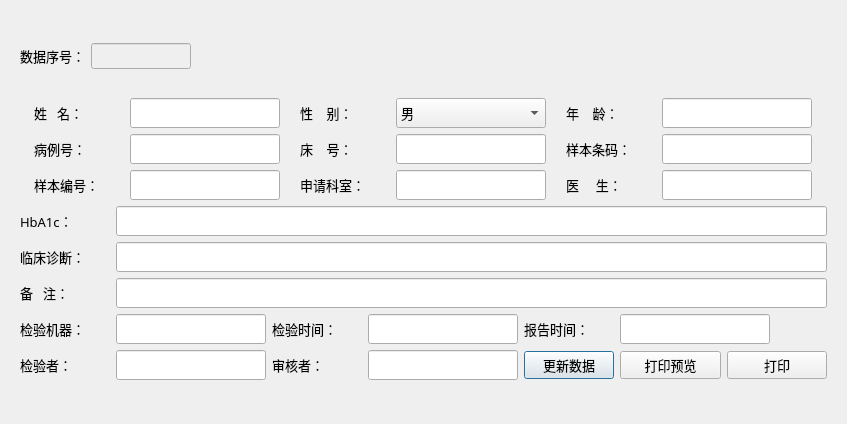
<?xml version="1.0" encoding="UTF-8"?>
<ui version="4.0">
 <class>editDataDialog</class>
 <widget class="QDialog" name="editDataDialog">
  <property name="geometry">
   <rect>
    <x>0</x>
    <y>0</y>
    <width>847</width>
    <height>424</height>
   </rect>
  </property>
  <property name="windowTitle">
   <string>Dialog</string>
  </property>
  <layout class="QGridLayout" name="gridLayout_7">
   <item row="0" column="0">
    <widget class="QWidget" name="widget" native="true">
     <layout class="QGridLayout" name="gridLayout_6">
      <item row="0" column="0">
       <widget class="QLabel" name="label_7">
        <property name="font">
         <font>
          <family>微软雅黑</family>
          <pointsize>10</pointsize>
         </font>
        </property>
        <property name="text">
         <string>数据序号：</string>
        </property>
       </widget>
      </item>
      <item row="0" column="1">
       <widget class="QLineEdit" name="lineEdit0">
        <property name="enabled">
         <bool>false</bool>
        </property>
        <property name="maximumSize">
         <size>
          <width>100</width>
          <height>16777215</height>
         </size>
        </property>
        <property name="font">
         <font>
          <family>微软雅黑</family>
          <pointsize>10</pointsize>
         </font>
        </property>
       </widget>
      </item>
      <item row="0" column="2">
       <spacer name="horizontalSpacer">
        <property name="orientation">
         <enum>Qt::Horizontal</enum>
        </property>
        <property name="sizeHint" stdset="0">
         <size>
          <width>601</width>
          <height>20</height>
         </size>
        </property>
       </spacer>
      </item>
      <item row="1" column="0" colspan="3">
       <layout class="QGridLayout" name="gridLayout_2">
        <item row="5" column="4">
         <widget class="QPushButton" name="btnUpdata">
          <property name="font">
           <font>
            <family>微软雅黑</family>
            <pointsize>10</pointsize>
           </font>
          </property>
          <property name="text">
           <string>更新数据</string>
          </property>
         </widget>
        </item>
        <item row="4" column="2">
         <widget class="QLabel" name="label_9">
          <property name="sizePolicy">
           <sizepolicy hsizetype="Fixed" vsizetype="Fixed">
            <horstretch>0</horstretch>
            <verstretch>0</verstretch>
           </sizepolicy>
          </property>
          <property name="minimumSize">
           <size>
            <width>90</width>
            <height>30</height>
           </size>
          </property>
          <property name="font">
           <font>
            <family>微软雅黑</family>
            <pointsize>10</pointsize>
           </font>
          </property>
          <property name="text">
           <string>检验时间：</string>
          </property>
         </widget>
        </item>
        <item row="1" column="1" colspan="6">
         <widget class="QLineEdit" name="lineEdit17">
          <property name="minimumSize">
           <size>
            <width>0</width>
            <height>30</height>
           </size>
          </property>
          <property name="font">
           <font>
            <family>微软雅黑</family>
            <pointsize>10</pointsize>
           </font>
          </property>
         </widget>
        </item>
        <item row="2" column="0">
         <widget class="QLabel" name="label_14">
          <property name="sizePolicy">
           <sizepolicy hsizetype="Fixed" vsizetype="Fixed">
            <horstretch>0</horstretch>
            <verstretch>0</verstretch>
           </sizepolicy>
          </property>
          <property name="minimumSize">
           <size>
            <width>90</width>
            <height>30</height>
           </size>
          </property>
          <property name="font">
           <font>
            <family>微软雅黑</family>
            <pointsize>10</pointsize>
           </font>
          </property>
          <property name="text">
           <string>临床诊断：</string>
          </property>
         </widget>
        </item>
        <item row="5" column="5">
         <widget class="QPushButton" name="btnPreview">
          <property name="font">
           <font>
            <family>微软雅黑</family>
            <pointsize>10</pointsize>
           </font>
          </property>
          <property name="text">
           <string>打印预览</string>
          </property>
         </widget>
        </item>
        <item row="4" column="0">
         <widget class="QLabel" name="label_8">
          <property name="sizePolicy">
           <sizepolicy hsizetype="Fixed" vsizetype="Fixed">
            <horstretch>0</horstretch>
            <verstretch>0</verstretch>
           </sizepolicy>
          </property>
          <property name="minimumSize">
           <size>
            <width>90</width>
            <height>30</height>
           </size>
          </property>
          <property name="font">
           <font>
            <family>微软雅黑</family>
            <pointsize>10</pointsize>
           </font>
          </property>
          <property name="text">
           <string>检验机器：</string>
          </property>
         </widget>
        </item>
        <item row="4" column="3">
         <widget class="QLineEdit" name="lineEdit13">
          <property name="enabled">
           <bool>true</bool>
          </property>
          <property name="sizePolicy">
           <sizepolicy hsizetype="Fixed" vsizetype="Fixed">
            <horstretch>0</horstretch>
            <verstretch>0</verstretch>
           </sizepolicy>
          </property>
          <property name="minimumSize">
           <size>
            <width>150</width>
            <height>30</height>
           </size>
          </property>
          <property name="font">
           <font>
            <family>微软雅黑</family>
            <pointsize>10</pointsize>
           </font>
          </property>
         </widget>
        </item>
        <item row="5" column="3">
         <widget class="QLineEdit" name="lineEdit16">
          <property name="sizePolicy">
           <sizepolicy hsizetype="Fixed" vsizetype="Fixed">
            <horstretch>0</horstretch>
            <verstretch>0</verstretch>
           </sizepolicy>
          </property>
          <property name="minimumSize">
           <size>
            <width>150</width>
            <height>30</height>
           </size>
          </property>
          <property name="font">
           <font>
            <family>微软雅黑</family>
            <pointsize>10</pointsize>
           </font>
          </property>
         </widget>
        </item>
        <item row="1" column="0">
         <widget class="QLabel" name="label_19">
          <property name="sizePolicy">
           <sizepolicy hsizetype="Fixed" vsizetype="Fixed">
            <horstretch>0</horstretch>
            <verstretch>0</verstretch>
           </sizepolicy>
          </property>
          <property name="minimumSize">
           <size>
            <width>90</width>
            <height>30</height>
           </size>
          </property>
          <property name="font">
           <font>
            <family>微软雅黑</family>
            <pointsize>10</pointsize>
           </font>
          </property>
          <property name="text">
           <string>HbA1c：</string>
          </property>
         </widget>
        </item>
        <item row="0" column="0" colspan="7">
         <layout class="QGridLayout" name="gridLayout_5">
          <item row="0" column="0">
           <layout class="QGridLayout" name="gridLayout">
            <item row="0" column="0">
             <widget class="QLabel" name="label_1">
              <property name="sizePolicy">
               <sizepolicy hsizetype="Fixed" vsizetype="Fixed">
                <horstretch>0</horstretch>
                <verstretch>0</verstretch>
               </sizepolicy>
              </property>
              <property name="minimumSize">
               <size>
                <width>90</width>
                <height>30</height>
               </size>
              </property>
              <property name="font">
               <font>
                <family>微软雅黑</family>
                <pointsize>10</pointsize>
               </font>
              </property>
              <property name="text">
               <string>姓   名：</string>
              </property>
             </widget>
            </item>
            <item row="0" column="1">
             <widget class="QLineEdit" name="lineEdit1">
              <property name="sizePolicy">
               <sizepolicy hsizetype="Fixed" vsizetype="Fixed">
                <horstretch>0</horstretch>
                <verstretch>0</verstretch>
               </sizepolicy>
              </property>
              <property name="minimumSize">
               <size>
                <width>150</width>
                <height>30</height>
               </size>
              </property>
              <property name="font">
               <font>
                <family>微软雅黑</family>
                <pointsize>10</pointsize>
               </font>
              </property>
             </widget>
            </item>
            <item row="1" column="0">
             <widget class="QLabel" name="label_12">
              <property name="sizePolicy">
               <sizepolicy hsizetype="Fixed" vsizetype="Fixed">
                <horstretch>0</horstretch>
                <verstretch>0</verstretch>
               </sizepolicy>
              </property>
              <property name="minimumSize">
               <size>
                <width>90</width>
                <height>30</height>
               </size>
              </property>
              <property name="font">
               <font>
                <family>微软雅黑</family>
                <pointsize>10</pointsize>
               </font>
              </property>
              <property name="text">
               <string>病例号：</string>
              </property>
             </widget>
            </item>
            <item row="1" column="1">
             <widget class="QLineEdit" name="lineEdit4">
              <property name="sizePolicy">
               <sizepolicy hsizetype="Fixed" vsizetype="Fixed">
                <horstretch>0</horstretch>
                <verstretch>0</verstretch>
               </sizepolicy>
              </property>
              <property name="minimumSize">
               <size>
                <width>150</width>
                <height>30</height>
               </size>
              </property>
              <property name="font">
               <font>
                <family>微软雅黑</family>
                <pointsize>10</pointsize>
               </font>
              </property>
             </widget>
            </item>
            <item row="2" column="0">
             <widget class="QLabel" name="label_5">
              <property name="sizePolicy">
               <sizepolicy hsizetype="Fixed" vsizetype="Fixed">
                <horstretch>0</horstretch>
                <verstretch>0</verstretch>
               </sizepolicy>
              </property>
              <property name="minimumSize">
               <size>
                <width>90</width>
                <height>30</height>
               </size>
              </property>
              <property name="font">
               <font>
                <family>微软雅黑</family>
                <pointsize>10</pointsize>
               </font>
              </property>
              <property name="text">
               <string>样本编号：</string>
              </property>
             </widget>
            </item>
            <item row="2" column="1">
             <widget class="QLineEdit" name="lineEdit7">
              <property name="sizePolicy">
               <sizepolicy hsizetype="Fixed" vsizetype="Fixed">
                <horstretch>0</horstretch>
                <verstretch>0</verstretch>
               </sizepolicy>
              </property>
              <property name="minimumSize">
               <size>
                <width>150</width>
                <height>30</height>
               </size>
              </property>
              <property name="font">
               <font>
                <family>微软雅黑</family>
                <pointsize>10</pointsize>
               </font>
              </property>
             </widget>
            </item>
           </layout>
          </item>
          <item row="0" column="1">
           <layout class="QGridLayout" name="gridLayout_3">
            <item row="0" column="0">
             <widget class="QLabel" name="label_3">
              <property name="sizePolicy">
               <sizepolicy hsizetype="Fixed" vsizetype="Fixed">
                <horstretch>0</horstretch>
                <verstretch>0</verstretch>
               </sizepolicy>
              </property>
              <property name="minimumSize">
               <size>
                <width>90</width>
                <height>30</height>
               </size>
              </property>
              <property name="font">
               <font>
                <family>微软雅黑</family>
                <pointsize>10</pointsize>
               </font>
              </property>
              <property name="text">
               <string>性    别：</string>
              </property>
             </widget>
            </item>
            <item row="0" column="1">
             <widget class="QComboBox" name="comboBox2">
              <property name="sizePolicy">
               <sizepolicy hsizetype="Fixed" vsizetype="Fixed">
                <horstretch>0</horstretch>
                <verstretch>0</verstretch>
               </sizepolicy>
              </property>
              <property name="minimumSize">
               <size>
                <width>150</width>
                <height>30</height>
               </size>
              </property>
              <property name="font">
               <font>
                <family>微软雅黑</family>
                <pointsize>10</pointsize>
               </font>
              </property>
              <item>
               <property name="text">
                <string>男</string>
               </property>
              </item>
              <item>
               <property name="text">
                <string>女</string>
               </property>
              </item>
             </widget>
            </item>
            <item row="1" column="0">
             <widget class="QLabel" name="label_13">
              <property name="sizePolicy">
               <sizepolicy hsizetype="Fixed" vsizetype="Fixed">
                <horstretch>0</horstretch>
                <verstretch>0</verstretch>
               </sizepolicy>
              </property>
              <property name="minimumSize">
               <size>
                <width>90</width>
                <height>30</height>
               </size>
              </property>
              <property name="font">
               <font>
                <family>微软雅黑</family>
                <pointsize>10</pointsize>
               </font>
              </property>
              <property name="text">
               <string>床    号：</string>
              </property>
             </widget>
            </item>
            <item row="1" column="1">
             <widget class="QLineEdit" name="lineEdit5">
              <property name="sizePolicy">
               <sizepolicy hsizetype="Fixed" vsizetype="Fixed">
                <horstretch>0</horstretch>
                <verstretch>0</verstretch>
               </sizepolicy>
              </property>
              <property name="minimumSize">
               <size>
                <width>150</width>
                <height>30</height>
               </size>
              </property>
              <property name="font">
               <font>
                <family>微软雅黑</family>
                <pointsize>10</pointsize>
               </font>
              </property>
             </widget>
            </item>
            <item row="2" column="0">
             <widget class="QLabel" name="label_6">
              <property name="sizePolicy">
               <sizepolicy hsizetype="Fixed" vsizetype="Fixed">
                <horstretch>0</horstretch>
                <verstretch>0</verstretch>
               </sizepolicy>
              </property>
              <property name="minimumSize">
               <size>
                <width>90</width>
                <height>30</height>
               </size>
              </property>
              <property name="font">
               <font>
                <family>微软雅黑</family>
                <pointsize>10</pointsize>
               </font>
              </property>
              <property name="text">
               <string>申请科室：</string>
              </property>
             </widget>
            </item>
            <item row="2" column="1">
             <widget class="QLineEdit" name="lineEdit8">
              <property name="sizePolicy">
               <sizepolicy hsizetype="Fixed" vsizetype="Fixed">
                <horstretch>0</horstretch>
                <verstretch>0</verstretch>
               </sizepolicy>
              </property>
              <property name="minimumSize">
               <size>
                <width>150</width>
                <height>30</height>
               </size>
              </property>
              <property name="font">
               <font>
                <family>微软雅黑</family>
                <pointsize>10</pointsize>
               </font>
              </property>
             </widget>
            </item>
           </layout>
          </item>
          <item row="0" column="2">
           <layout class="QGridLayout" name="gridLayout_4">
            <item row="0" column="0">
             <widget class="QLabel" name="label_4">
              <property name="sizePolicy">
               <sizepolicy hsizetype="Fixed" vsizetype="Fixed">
                <horstretch>0</horstretch>
                <verstretch>0</verstretch>
               </sizepolicy>
              </property>
              <property name="minimumSize">
               <size>
                <width>90</width>
                <height>30</height>
               </size>
              </property>
              <property name="font">
               <font>
                <family>微软雅黑</family>
                <pointsize>10</pointsize>
               </font>
              </property>
              <property name="text">
               <string>年    龄：</string>
              </property>
             </widget>
            </item>
            <item row="0" column="1">
             <widget class="QLineEdit" name="lineEdit3">
              <property name="sizePolicy">
               <sizepolicy hsizetype="Fixed" vsizetype="Fixed">
                <horstretch>0</horstretch>
                <verstretch>0</verstretch>
               </sizepolicy>
              </property>
              <property name="minimumSize">
               <size>
                <width>150</width>
                <height>30</height>
               </size>
              </property>
              <property name="font">
               <font>
                <family>微软雅黑</family>
                <pointsize>10</pointsize>
               </font>
              </property>
             </widget>
            </item>
            <item row="1" column="0">
             <widget class="QLabel" name="label_16">
              <property name="sizePolicy">
               <sizepolicy hsizetype="Fixed" vsizetype="Fixed">
                <horstretch>0</horstretch>
                <verstretch>0</verstretch>
               </sizepolicy>
              </property>
              <property name="minimumSize">
               <size>
                <width>90</width>
                <height>30</height>
               </size>
              </property>
              <property name="font">
               <font>
                <family>微软雅黑</family>
                <pointsize>10</pointsize>
               </font>
              </property>
              <property name="text">
               <string>样本条码：</string>
              </property>
             </widget>
            </item>
            <item row="1" column="1">
             <widget class="QLineEdit" name="lineEdit6">
              <property name="sizePolicy">
               <sizepolicy hsizetype="Fixed" vsizetype="Fixed">
                <horstretch>0</horstretch>
                <verstretch>0</verstretch>
               </sizepolicy>
              </property>
              <property name="minimumSize">
               <size>
                <width>150</width>
                <height>30</height>
               </size>
              </property>
              <property name="font">
               <font>
                <family>微软雅黑</family>
                <pointsize>10</pointsize>
               </font>
              </property>
             </widget>
            </item>
            <item row="2" column="0">
             <widget class="QLabel" name="label_11">
              <property name="sizePolicy">
               <sizepolicy hsizetype="Fixed" vsizetype="Fixed">
                <horstretch>0</horstretch>
                <verstretch>0</verstretch>
               </sizepolicy>
              </property>
              <property name="minimumSize">
               <size>
                <width>90</width>
                <height>30</height>
               </size>
              </property>
              <property name="font">
               <font>
                <family>微软雅黑</family>
                <pointsize>10</pointsize>
               </font>
              </property>
              <property name="text">
               <string>医     生：</string>
              </property>
             </widget>
            </item>
            <item row="2" column="1">
             <widget class="QLineEdit" name="lineEdit9">
              <property name="sizePolicy">
               <sizepolicy hsizetype="Fixed" vsizetype="Fixed">
                <horstretch>0</horstretch>
                <verstretch>0</verstretch>
               </sizepolicy>
              </property>
              <property name="minimumSize">
               <size>
                <width>150</width>
                <height>30</height>
               </size>
              </property>
              <property name="font">
               <font>
                <family>微软雅黑</family>
                <pointsize>10</pointsize>
               </font>
              </property>
             </widget>
            </item>
           </layout>
          </item>
         </layout>
        </item>
        <item row="5" column="1">
         <widget class="QLineEdit" name="lineEdit15">
          <property name="sizePolicy">
           <sizepolicy hsizetype="Fixed" vsizetype="Fixed">
            <horstretch>0</horstretch>
            <verstretch>0</verstretch>
           </sizepolicy>
          </property>
          <property name="minimumSize">
           <size>
            <width>150</width>
            <height>30</height>
           </size>
          </property>
          <property name="font">
           <font>
            <family>微软雅黑</family>
            <pointsize>10</pointsize>
           </font>
          </property>
         </widget>
        </item>
        <item row="4" column="4">
         <widget class="QLabel" name="label_10">
          <property name="sizePolicy">
           <sizepolicy hsizetype="Fixed" vsizetype="Fixed">
            <horstretch>0</horstretch>
            <verstretch>0</verstretch>
           </sizepolicy>
          </property>
          <property name="minimumSize">
           <size>
            <width>90</width>
            <height>30</height>
           </size>
          </property>
          <property name="font">
           <font>
            <family>微软雅黑</family>
            <pointsize>10</pointsize>
           </font>
          </property>
          <property name="text">
           <string>报告时间：</string>
          </property>
         </widget>
        </item>
        <item row="5" column="6">
         <widget class="QPushButton" name="btnPrint">
          <property name="font">
           <font>
            <family>微软雅黑</family>
            <pointsize>10</pointsize>
           </font>
          </property>
          <property name="text">
           <string>打印</string>
          </property>
         </widget>
        </item>
        <item row="5" column="2">
         <widget class="QLabel" name="label_18">
          <property name="sizePolicy">
           <sizepolicy hsizetype="Fixed" vsizetype="Preferred">
            <horstretch>0</horstretch>
            <verstretch>0</verstretch>
           </sizepolicy>
          </property>
          <property name="minimumSize">
           <size>
            <width>90</width>
            <height>30</height>
           </size>
          </property>
          <property name="font">
           <font>
            <family>微软雅黑</family>
            <pointsize>10</pointsize>
           </font>
          </property>
          <property name="text">
           <string>审核者：</string>
          </property>
         </widget>
        </item>
        <item row="2" column="1" colspan="6">
         <widget class="QLineEdit" name="lineEdit10">
          <property name="minimumSize">
           <size>
            <width>0</width>
            <height>30</height>
           </size>
          </property>
          <property name="font">
           <font>
            <family>微软雅黑</family>
            <pointsize>10</pointsize>
           </font>
          </property>
         </widget>
        </item>
        <item row="4" column="1">
         <widget class="QLineEdit" name="lineEdit12">
          <property name="enabled">
           <bool>true</bool>
          </property>
          <property name="sizePolicy">
           <sizepolicy hsizetype="Fixed" vsizetype="Fixed">
            <horstretch>0</horstretch>
            <verstretch>0</verstretch>
           </sizepolicy>
          </property>
          <property name="minimumSize">
           <size>
            <width>150</width>
            <height>30</height>
           </size>
          </property>
          <property name="font">
           <font>
            <family>微软雅黑</family>
            <pointsize>10</pointsize>
           </font>
          </property>
         </widget>
        </item>
        <item row="4" column="5" colspan="2">
         <widget class="QLineEdit" name="lineEdit14">
          <property name="sizePolicy">
           <sizepolicy hsizetype="Fixed" vsizetype="Fixed">
            <horstretch>0</horstretch>
            <verstretch>0</verstretch>
           </sizepolicy>
          </property>
          <property name="minimumSize">
           <size>
            <width>150</width>
            <height>30</height>
           </size>
          </property>
          <property name="font">
           <font>
            <family>微软雅黑</family>
            <pointsize>10</pointsize>
           </font>
          </property>
         </widget>
        </item>
        <item row="5" column="0">
         <widget class="QLabel" name="label_17">
          <property name="sizePolicy">
           <sizepolicy hsizetype="Fixed" vsizetype="Fixed">
            <horstretch>0</horstretch>
            <verstretch>0</verstretch>
           </sizepolicy>
          </property>
          <property name="minimumSize">
           <size>
            <width>90</width>
            <height>30</height>
           </size>
          </property>
          <property name="font">
           <font>
            <family>微软雅黑</family>
            <pointsize>10</pointsize>
           </font>
          </property>
          <property name="text">
           <string>检验者：</string>
          </property>
         </widget>
        </item>
        <item row="3" column="0">
         <widget class="QLabel" name="label_15">
          <property name="sizePolicy">
           <sizepolicy hsizetype="Fixed" vsizetype="Fixed">
            <horstretch>0</horstretch>
            <verstretch>0</verstretch>
           </sizepolicy>
          </property>
          <property name="minimumSize">
           <size>
            <width>90</width>
            <height>30</height>
           </size>
          </property>
          <property name="font">
           <font>
            <family>微软雅黑</family>
            <pointsize>10</pointsize>
           </font>
          </property>
          <property name="text">
           <string>备   注：</string>
          </property>
         </widget>
        </item>
        <item row="3" column="1" colspan="6">
         <widget class="QLineEdit" name="lineEdit11">
          <property name="minimumSize">
           <size>
            <width>0</width>
            <height>30</height>
           </size>
          </property>
          <property name="font">
           <font>
            <family>微软雅黑</family>
            <pointsize>10</pointsize>
           </font>
          </property>
         </widget>
        </item>
       </layout>
      </item>
     </layout>
    </widget>
   </item>
  </layout>
 </widget>
 <resources/>
 <connections/>
</ui>
